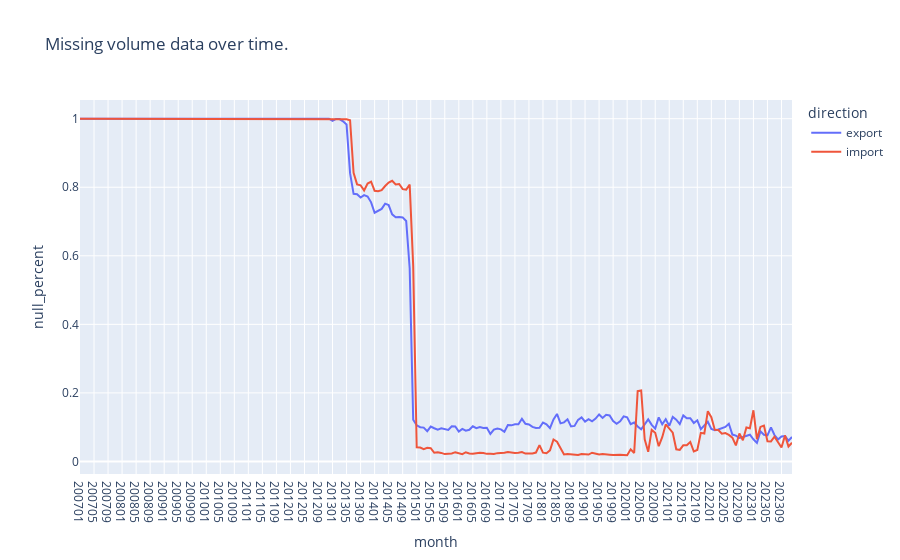

Source (notebook cell):
### Markdown cell above
### Missing Data

### Code cell
nulls_over_time_plotly(main_lf, group_var='direction', time_var='month', value_var='teus', title='Missing volume data over time.')

### Figure 1 — Plotly figure (JSON) as saved in the notebook; plotly's stock layout.template omitted (floating-point values rounded to 4 significant figures; data arrays with more than 128 entries replaced by an {"elided": "..."} marker saying what was removed)
{"data": [{"hovertemplate": "direction=export<br>month=%{x}<br>null_percent=%{y}<extra></extra>", "legendgroup": "export", "line": {"color": "#636efa", "dash": "solid"}, "marker": {"symbol": "circle"}, "mode": "lines", "name": "export", "orientation": "v", "showlegend": true, "type": "scatter", "x": {"elided": "204 str values"}, "xaxis": "x", "y": {"elided": "204 float values"}, "yaxis": "y"}, {"hovertemplate": "direction=import<br>month=%{x}<br>null_percent=%{y}<extra></extra>", "legendgroup": "import", "line": {"color": "#EF553B", "dash": "solid"}, "marker": {"symbol": "circle"}, "mode": "lines", "name": "import", "orientation": "v", "showlegend": true, "type": "scatter", "x": {"elided": "204 str values"}, "xaxis": "x", "y": {"elided": "204 float values"}, "yaxis": "y"}], "layout": {"legend": {"title": {"text": "direction"}, "tracegroupgap": 0}, "title": {"text": "Missing volume data over time."}, "xaxis": {"anchor": "y", "domain": [0, 1], "title": {"text": "month"}}, "yaxis": {"anchor": "x", "domain": [0, 1], "title": {"text": "null_percent"}}}}
